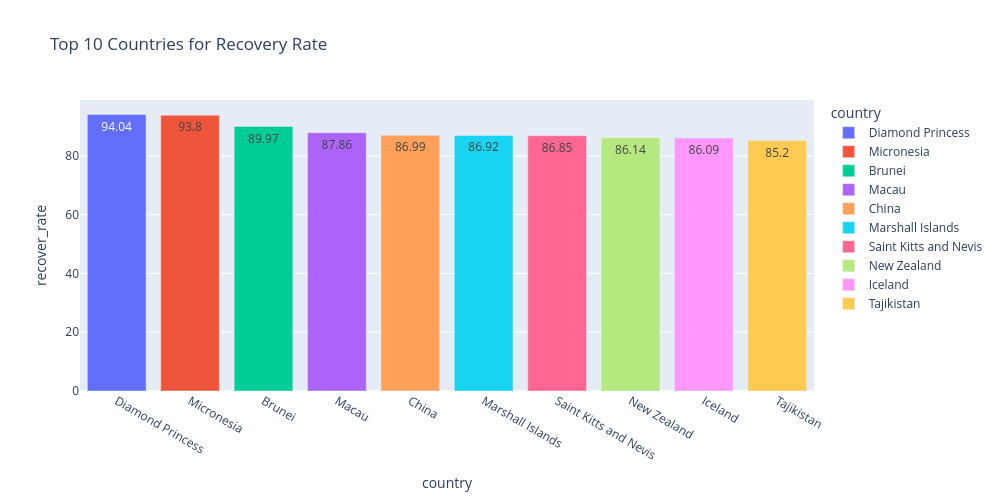

Notebook cell for this chart:
### Code cell
bar_data = covid_df.groupby(
    by='country',
    as_index=False
)[['recover_rate']].mean().round(2).nlargest(10, columns=['recover_rate'])

#строим график
fig = px.bar(
    data_frame=bar_data, #датафрейм
    x="country", #ось x
    y="recover_rate", #ось y
    color='country', #расцветка в зависимости от страны
    text = 'recover_rate', #текст на столбцах
    orientation='v', #ориентация графика
    height=500, #высота
    width=1000, #ширина
    title='Top 10 Countries for Recovery Rate' #заголовок
)

#отображаем его
fig.show()

### Figure 1 — Plotly figure (JSON) as saved in the notebook; plotly's stock layout.template omitted (floating-point values rounded to 4 significant figures)
{"data": [{"hovertemplate": "country=%{x}<br>recover_rate=%{text}<extra></extra>", "legendgroup": "Diamond Princess", "marker": {"color": "#636efa", "pattern": {"shape": ""}}, "name": "Diamond Princess", "orientation": "v", "showlegend": true, "text": [94.04], "textposition": "auto", "type": "bar", "x": ["Diamond Princess"], "xaxis": "x", "y": [94.04], "yaxis": "y"}, {"hovertemplate": "country=%{x}<br>recover_rate=%{text}<extra></extra>", "legendgroup": "Micronesia", "marker": {"color": "#EF553B", "pattern": {"shape": ""}}, "name": "Micronesia", "orientation": "v", "showlegend": true, "text": [93.8], "textposition": "auto", "type": "bar", "x": ["Micronesia"], "xaxis": "x", "y": [93.8], "yaxis": "y"}, {"hovertemplate": "country=%{x}<br>recover_rate=%{text}<extra></extra>", "legendgroup": "Brunei", "marker": {"color": "#00cc96", "pattern": {"shape": ""}}, "name": "Brunei", "orientation": "v", "showlegend": true, "text": [89.97], "textposition": "auto", "type": "bar", "x": ["Brunei"], "xaxis": "x", "y": [89.97], "yaxis": "y"}, {"hovertemplate": "country=%{x}<br>recover_rate=%{text}<extra></extra>", "legendgroup": "Macau", "marker": {"color": "#ab63fa", "pattern": {"shape": ""}}, "name": "Macau", "orientation": "v", "showlegend": true, "text": [87.86], "textposition": "auto", "type": "bar", "x": ["Macau"], "xaxis": "x", "y": [87.86], "yaxis": "y"}, {"hovertemplate": "country=%{x}<br>recover_rate=%{text}<extra></extra>", "legendgroup": "China", "marker": {"color": "#FFA15A", "pattern": {"shape": ""}}, "name": "China", "orientation": "v", "showlegend": true, "text": [86.99], "textposition": "auto", "type": "bar", "x": ["China"], "xaxis": "x", "y": [86.99], "yaxis": "y"}, {"hovertemplate": "country=%{x}<br>recover_rate=%{text}<extra></extra>", "legendgroup": "Marshall Islands", "marker": {"color": "#19d3f3", "pattern": {"shape": ""}}, "name": "Marshall Islands", "orientation": "v", "showlegend": true, "text": [86.92], "textposition": "auto", "type": "bar", "x": ["Marshall Islands"], "xaxis": "x", "y": [86.92], "yaxis": "y"}, {"hovertemplate": "country=%{x}<br>recover_rate=%{text}<extra></extra>", "legendgroup": "Saint Kitts and Nevis", "marker": {"color": "#FF6692", "pattern": {"shape": ""}}, "name": "Saint Kitts and Nevis", "orientation": "v", "showlegend": true, "text": [86.85], "textposition": "auto", "type": "bar", "x": ["Saint Kitts and Nevis"], "xaxis": "x", "y": [86.85], "yaxis": "y"}, {"hovertemplate": "country=%{x}<br>recover_rate=%{text}<extra></extra>", "legendgroup": "New Zealand", "marker": {"color": "#B6E880", "pattern": {"shape": ""}}, "name": "New Zealand", "orientation": "v", "showlegend": true, "text": [86.14], "textposition": "auto", "type": "bar", "x": ["New Zealand"], "xaxis": "x", "y": [86.14], "yaxis": "y"}, {"hovertemplate": "country=%{x}<br>recover_rate=%{text}<extra></extra>", "legendgroup": "Iceland", "marker": {"color": "#FF97FF", "pattern": {"shape": ""}}, "name": "Iceland", "orientation": "v", "showlegend": true, "text": [86.09], "textposition": "auto", "type": "bar", "x": ["Iceland"], "xaxis": "x", "y": [86.09], "yaxis": "y"}, {"hovertemplate": "country=%{x}<br>recover_rate=%{text}<extra></extra>", "legendgroup": "Tajikistan", "marker": {"color": "#FECB52", "pattern": {"shape": ""}}, "name": "Tajikistan", "orientation": "v", "showlegend": true, "text": [85.2], "textposition": "auto", "type": "bar", "x": ["Tajikistan"], "xaxis": "x", "y": [85.2], "yaxis": "y"}], "layout": {"barmode": "relative", "height": 500, "legend": {"title": {"text": "country"}, "tracegroupgap": 0}, "title": {"text": "Top 10 Countries for Recovery Rate"}, "width": 1000, "xaxis": {"anchor": "y", "categoryarray": ["Diamond Princess", "Micronesia", "Brunei", "Macau", "China", "Marshall Islands", "Saint Kitts and Nevis", "New Zealand", "Iceland", "Tajikistan"], "categoryorder": "array", "domain": [0, 1], "title": {"text": "country"}}, "yaxis": {"anchor": "x", "domain": [0, 1], "title": {"text": "recover_rate"}}}}
